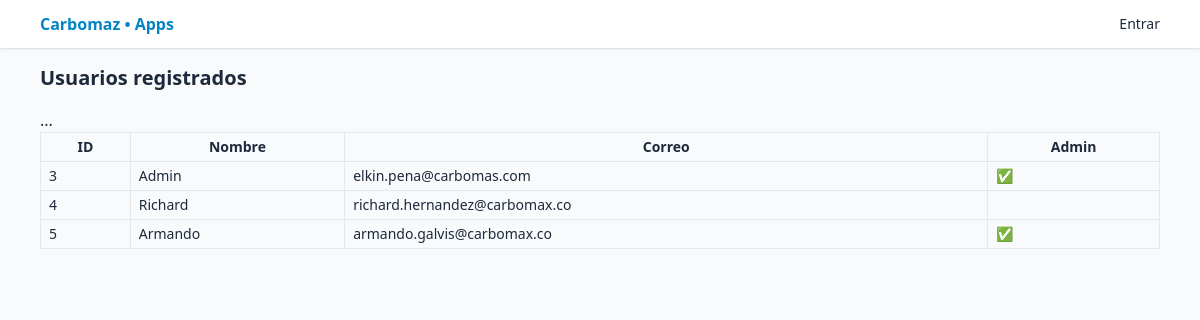
The app's page /auth/usuarios, older data.
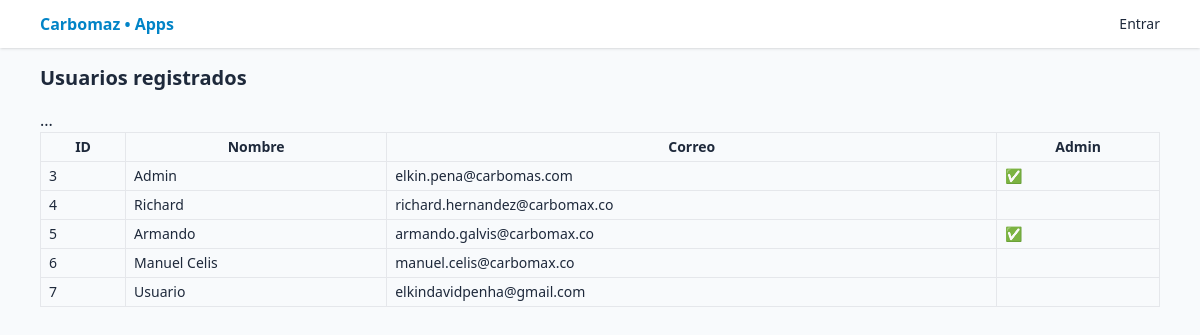
The same page, newer data.
### app/models.py (models this page shows, shortened)
class User(UserMixin, db.Model):
    __tablename__ = "users"
    id = db.Column(db.Integer, primary_key=True)
    email = db.Column(db.String(120), unique=True, nullable=False)
    name = db.Column(db.String(120), nullable=False)
    password_hash = db.Column(db.String(255), nullable=False)
    created_at = db.Column(db.DateTime, default=datetime.utcnow)
    is_admin = db.Column(db.Boolean, default=False, nullable=False)

### app/auth.py (the view)
@auth_bp.route("/usuarios")
def listado():
    users = User.query.order_by(User.id).all()
    return render_template("usuarios_listado.html", users=users)

### app/templates/usuarios_listado.html (shortened to what this page needs)
{% extends "base.html" %}
{% block content %}
<h1 class="text-xl font-semibold mb-4">Usuarios registrados</h1>
<table class="w-full border text-sm">
  <thead>...
    <th class="border px-2 py-1">ID</th>
    <th class="border px-2 py-1">Nombre</th>
    <th class="border px-2 py-1">Correo</th>
    <th class="border px-2 py-1">Admin</th>
  </thead>
  <tbody>
    {% for u in users %}
    <tr>
      <td class="border px-2 py-1">{{ u.id }}</td>
      <td class="border px-2 py-1">{{ u.name }}</td>
      <td class="border px-2 py-1">{{ u.email }}</td>
      <td class="border px-2 py-1">{{ '✅' if u.is_admin else '' }}</td>
    </tr>
    {% endfor %}
  </tbody>
</table>
{% endblock %}

### app/templates/base.html (shortened to what this page needs)
<!doctype html>
<html lang="es">
<head>
  <script src="/static/css/tailwind.min.css"></script>
</head>
<body class="bg-slate-50 text-slate-800">
  <nav class="bg-white shadow sticky top-0 z-10">
    <div class="max-w-6xl mx-auto px-4 py-3 flex justify-between items-center">
      <a href="/" class="font-semibold text-sky-600">Carbomaz • Apps</a>
      <div class="flex items-center space-x-4">
        {% if current_user.is_authenticated %}
          <div
            x-data="{ open: false, online: navigator.onLine }"
            x-init="
              window.addEventListener('online', () => online = true);
              window.addEventListener('offline', () => { online = false; open = false });
            "
            class="relative"
          >
            <button
              @click="open = !open"
              class="flex items-center space-x-1 text-sm font-medium text-slate-700 hover:text-sky-600"
            >
              <span>{{ current_user.name }}</span>
              <svg class="w-4 h-4" fill="none" stroke="currentColor" viewBox="0 0 24 24">
                <path stroke-linecap="round" stroke-linejoin="round" stroke-width="2" d="M19 9l-7 7-7-7" />
              </svg>
            </button>
            <div
              x-show="open && online"
              @click.away="open = false"
              class="absolute right-0 mt-2 w-48 bg-white border rounded shadow-md z-20"
            >
              <a href="{{ url_for('auth.change_password') }}" class="block px-4 py-2 text-sm hover:bg-slate-100">🔑 Cambiar contraseña</a>
              {% if current_user.is_admin %}
                <a href="{{ url_for('auth.register') }}" class="block px-4 py-2 text-sm hover:bg-slate-100">➕ Nuevo usuario</a>
                <a href="{{ url_for('auth.listado') }}" class="block px-4 py-2 text-sm hover:bg-slate-100">👥 Listado</a>
              {% endif %}
              <a href="{{ url_for('auth.logout') }}" class="block px-4 py-2 text-sm text-red-600 hover:bg-slate-100" onclick="clearLocalAuth()">⎋ Salir</a>
            </div>
          </div>
        {% else %}
          <a class="text-sm" href="{{ url_for('auth.login') }}">Entrar</a>
        {% endif %}
      </div>
    </div>
  </nav>
  <main class="max-w-6xl mx-auto p-4">
    {% block content %}{% endblock %}
  </main>
</body>
</html>

Row changes from the older to the newer data that the page shows:
added User: id "6", name "Manuel Celis", email "manuel.celis@carbomax.co"
added User: id "7", name "Usuario", email "elkindavidpenha@gmail.com"
